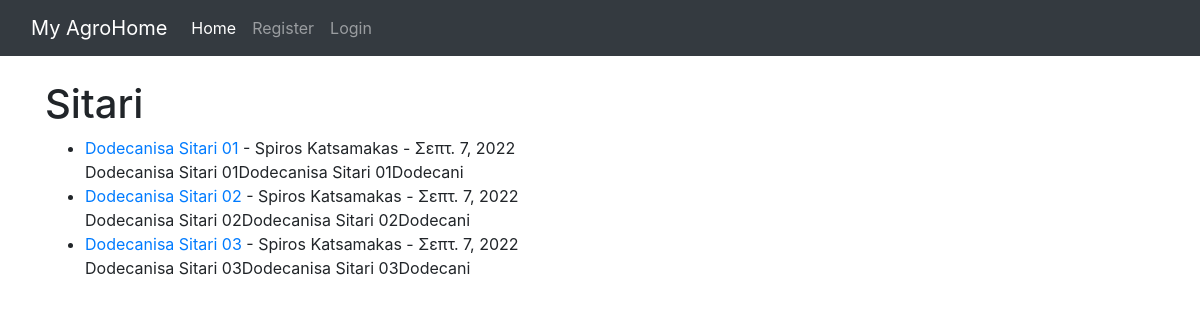
Screenshot of /category/sitari/ with the database file from the repository.
### theblog/models.py (models this page shows, shortened)
class Post(models.Model):
    title = models.CharField(max_length=255)
    title_tag = models.CharField(max_length=255)
    author = models.ForeignKey(User, on_delete=models.CASCADE)
    body = models.TextField()
    post_date = models.DateField(auto_now_add=True)
    category = models.CharField(max_length=255, default='coding')
    region = models.CharField(max_length=255, default='thessaly')

### theblog/views.py (the view)
# urls.py: path('category/<str:cats>/', CategoryView, name='category'),
def CategoryView(request, cats):
	category_posts = Post.objects.filter(category=cats)
	return render(request, 'categories.html', {'cats':cats.replace('-', ' ').title(), 'category_posts':category_posts})

### theblog/templates/categories.html (shortened to what this page needs)
{% extends 'base.html' %}
{% block content %}
{% if category_posts %}
	<h1>{{ cats }}</h1>
	<ul>
	{% for post in category_posts %}
		<li><a href="{% url 'article-detail' post.pk %}">{{ post.title }}</a>
			- {{ post.author.first_name }} {{ post.author.last_name }} -
			{{ post.post_date }}  <br/>
		{{ post.body|slice:":50"|safe }}</li>
	{% endfor %}
	</ul>
{% else %}
	<h2>Sorry this page does not exist...</h2>
{% endif %}
{% endblock %}

### rows the page displays
Post: title "Dodecanisa Sitari 01", author.first_name "Spiros", author.last_name "Katsamakas", post_date "Σεπτ. 7, 2022", body "Dodecanisa Sitari 01Dodecanisa Sitari 01Dodecani"
Post: title "Dodecanisa Sitari 02", author.first_name "Spiros", author.last_name "Katsamakas", post_date "Σεπτ. 7, 2022", body "Dodecanisa Sitari 02Dodecanisa Sitari 02Dodecani"
Post: title "Dodecanisa Sitari 03", author.first_name "Spiros", author.last_name "Katsamakas", post_date "Σεπτ. 7, 2022", body "Dodecanisa Sitari 03Dodecanisa Sitari 03Dodecani"

### other values shown
{{ cats }} "Sitari"
